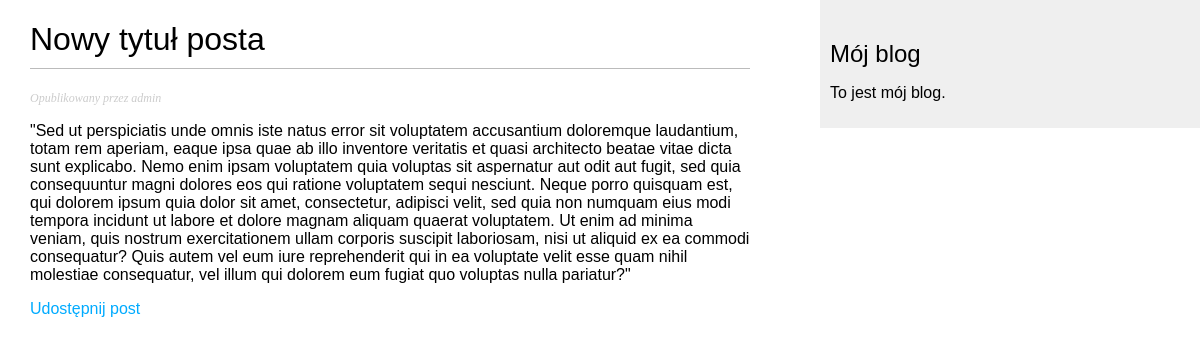
The page /blog/2021/09/29/trzeci-post/ on the database its author committed.
### blog/models.py (models this page shows, shortened)
class Post(models.Model):
    STATUS_CHOICES = (
        ('draft', 'Draft'),
        ('published', 'Published'),
    )
    title = models.CharField(max_length=250)  # Post title
    slug = models.SlugField(max_length=250, unique_for_date='publish')  # To use in URL. Short label for SEO
    author = models.ForeignKey(User,
                               on_delete=models.CASCADE,
                               related_name='blog_posts')  # Based on User from Django, connects User with posts
    body = models.TextField()
    publish = models.DateTimeField(default=timezone.now)
    created = models.DateTimeField(auto_now_add=True)
    status = models.CharField(max_length=10,
                              choices=STATUS_CHOICES,
                              default='draft')
    class Meta:
        ordering = ('-publish',)
    objects = models.Manager()
    published = PublishedManager()

### blog/views.py (the view)
def post_detail(request, year, month, day, post):
    post = get_object_or_404(Post, slug=post,
                             status='published',
                             publish__year=year,
                             publish__month=month,
                             publish__day=day)
    comments = post.comments.filter(active=True)
    if request.method == 'POST':
        comment_form = CommentForm(data=request.POST)
        if comment_form.is_valid():
            new_comment = comment_form.save(commit=False)
            new_comment.post = post
            new_comment.save()
    else:
        comment_form = CommentForm()
    return render(request, 'blog/post/detail.html', {'post': post,
                                                     'comments': comments,
                                                     'comment_form': comment_form})

### blog/templates/blog/post/detail.html (shortened to what this page needs)
{% extends "blog/base.html" %}
{% block content %}
<h1>{{ post.title }}</h1>
<p class="date">
    Opublikowany {{ post.date }} przez {{ post.author }}
</p>
{{ post.body|linebreaks }}
<p>
    <a href="{% url "blog:post_share" post.id %}">
    Udostępnij post</a>
</p>
{% endblock %}

### blog/static/css/blog.css (style rules this page uses)
body { margin:0; padding:0; font-family:helvetica, sans-serif; }
a { color:#00abff; text-decoration:none; }
h1 { font-weight:normal; border-bottom:1px solid #bbb; padding:0 0 10px 0; }
p.date { color:#ccc; font-family: georgia, serif; font-size: 12px; font-style: italic; }

### rows shown on the page
Post: title "Nowy tytuł posta", author "admin", body "\"Sed ut perspiciatis unde omnis iste natus error sit voluptatem accusantium doloremque laudantium, totam rem aperiam, eaque ipsa quae ab illo inventore veritatis et quasi architecto beatae vitae dicta sunt explicabo. Nemo enim ipsam voluptatem quia voluptas sit aspernatur aut odit aut fugit, sed quia consequuntur magni dolores eos qui ratione voluptatem sequi nesciunt. Neque porro quisquam est, qui dolorem ipsum quia dolor sit amet, consectetur, adipisci velit, sed quia non numquam eius modi tempora incidunt ut labore et dolore magnam aliquam quaerat voluptatem. Ut enim ad minima veniam, quis nostrum exercitationem ullam corporis suscipit laboriosam, nisi ut aliquid ex ea commodi…"
